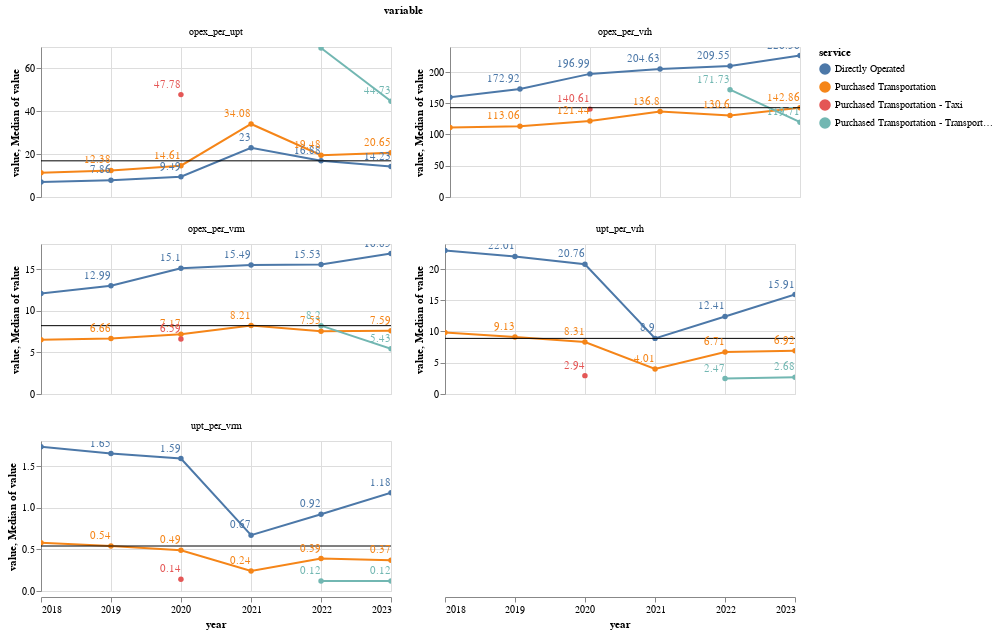

Here is the notebook cell this chart was saved with:
### Markdown cell above
### By Type of Service

### Code cell
make_line(
    by_tos_long,
    x_col="year:T",
    y_col="value",
    facet="variable:N",
    color="service:N",
    chart_title="New Performance Metrics per Type of Service",
    ind_axis=True,
)

### Figure 1 — Vega-Lite specification as saved in the notebook (floating-point values rounded to 4 significant figures)
{"config": {"view": {"continuousWidth": 300, "continuousHeight": 300}}, "data": {"name": "data-0292462e9180d0ff0cf17de82a2a1536"}, "facet": {"field": "variable", "type": "nominal"}, "spec": {"layer": [{"mark": {"type": "line", "point": true}, "encoding": {"color": {"field": "service", "type": "nominal"}, "tooltip": [{"field": "year", "type": "temporal"}, {"field": "value", "type": "quantitative"}, {"field": "service", "type": "nominal"}], "x": {"field": "year", "type": "temporal"}, "y": {"field": "value", "type": "quantitative"}}, "name": "view_3", "title": "New Performance Metrics per Type of Service"}, {"mark": {"type": "rule"}, "encoding": {"y": {"aggregate": "median", "field": "value", "type": "quantitative"}}}, {"mark": {"type": "text", "align": "right", "dy": -10}, "encoding": {"color": {"field": "service", "type": "nominal"}, "text": {"field": "value", "type": "quantitative"}, "x": {"field": "year", "type": "temporal"}, "y": {"field": "value", "type": "quantitative"}}}], "height": 150, "width": 350}, "columns": 2, "params": [{"name": "param_3", "select": {"type": "interval", "encodings": ["x", "y"]}, "bind": "scales", "views": ["view_3"]}], "resolve": {"scale": {"y": "independent"}}, "$schema": "https://vega.github.io/schema/vega-lite/v5.20.1.json", "datasets": {"data-0292462e9180d0ff0cf17de82a2a1536": [{"service": "Directly Operated", "RTPA": "Sacramento Area Council of Governments", "year": "2018", "variable": "opex_per_vrh", "value": 159.7}, {"service": "Directly Operated", "RTPA": "Sacramento Area Council of Governments", "year": "2019", "variable": "opex_per_vrh", "value": 172.9}, {"service": "Directly Operated", "RTPA": "Sacramento Area Council of Governments", "year": "2020", "variable": "opex_per_vrh", "value": 197.0}, {"service": "Directly Operated", "RTPA": "Sacramento Area Council of Governments", "year": "2021", "variable": "opex_per_vrh", "value": 204.6}, {"service": "Directly Operated", "RTPA": "Sacramento Area Council of Governments", "year": "2022", "variable": "opex_per_vrh", "value": 209.6}, {"service": "Directly Operated", "RTPA": "Sacramento Area Council of Governments", "year": "2023", "variable": "opex_per_vrh", "value": 226.4}, {"service": "Purchased Transportation", "RTPA": "Sacramento Area Council of Governments", "year": "2018", "variable": "opex_per_vrh", "value": 111.1}, {"service": "Purchased Transportation", "RTPA": "Sacramento Area Council of Governments", "year": "2019", "variable": "opex_per_vrh", "value": 113.1}, {"service": "Purchased Transportation", "RTPA": "Sacramento Area Council of Governments", "year": "2020", "variable": "opex_per_vrh", "value": 121.4}, {"service": "Purchased Transportation", "RTPA": "Sacramento Area Council of Governments", "year": "2021", "variable": "opex_per_vrh", "value": 136.8}, {"service": "Purchased Transportation", "RTPA": "Sacramento Area Council of Governments", "year": "2022", "variable": "opex_per_vrh", "value": 130.6}, {"service": "Purchased Transportation", "RTPA": "Sacramento Area Council of Governments", "year": "2023", "variable": "opex_per_vrh", "value": 142.9}, {"service": "Purchased Transportation - Taxi", "RTPA": "Sacramento Area Council of Governments", "year": "2020", "variable": "opex_per_vrh", "value": 140.6}, {"service": "Purchased Transportation - Transportation Network Company", "RTPA": "Sacramento Area Council of Governments", "year": "2022", "variable": "opex_per_vrh", "value": 171.7}, {"service": "Purchased Transportation - Transportation Network Company", "RTPA": "Sacramento Area Council of Governments", "year": "2023", "variable": "opex_per_vrh", "value": 119.7}, {"service": "Directly Operated", "RTPA": "Sacramento Area Council of Governments", "year": "2018", "variable": "opex_per_vrm", "value": 12.05}, {"service": "Directly Operated", "RTPA": "Sacramento Area Council of Governments", "year": "2019", "variable": "opex_per_vrm", "value": 12.99}, {"service": "Directly Operated", "RTPA": "Sacramento Area Council of Governments", "year": "2020", "variable": "opex_per_vrm", "value": 15.1}, {"service": "Directly Operated", "RTPA": "Sacramento Area Council of Governments", "year": "2021", "variable": "opex_per_vrm", "value": 15.49}, {"service": "Directly Operated", "RTPA": "Sacramento Area Council of Governments", "year": "2022", "variable": "opex_per_vrm", "value": 15.53}, {"service": "Directly Operated", "RTPA": "Sacramento Area Council of Governments", "year": "2023", "variable": "opex_per_vrm", "value": 16.85}, {"service": "Purchased Transportation", "RTPA": "Sacramento Area Council of Governments", "year": "2018", "variable": "opex_per_vrm", "value": 6.5}, {"service": "Purchased Transportation", "RTPA": "Sacramento Area Council of Governments", "year": "2019", "variable": "opex_per_vrm", "value": 6.66}, {"service": "Purchased Transportation", "RTPA": "Sacramento Area Council of Governments", "year": "2020", "variable": "opex_per_vrm", "value": 7.17}, {"service": "Purchased Transportation", "RTPA": "Sacramento Area Council of Governments", "year": "2021", "variable": "opex_per_vrm", "value": 8.21}, {"service": "Purchased Transportation", "RTPA": "Sacramento Area Council of Governments", "year": "2022", "variable": "opex_per_vrm", "value": 7.53}, {"service": "Purchased Transportation", "RTPA": "Sacramento Area Council of Governments", "year": "2023", "variable": "opex_per_vrm", "value": 7.59}, {"service": "Purchased Transportation - Taxi", "RTPA": "Sacramento Area Council of Governments", "year": "2020", "variable": "opex_per_vrm", "value": 6.59}, {"service": "Purchased Transportation - Transportation Network Company", "RTPA": "Sacramento Area Council of Governments", "year": "2022", "variable": "opex_per_vrm", "value": 8.2}, {"service": "Purchased Transportation - Transportation Network Company", "RTPA": "Sacramento Area Council of Governments", "year": "2023", "variable": "opex_per_vrm", "value": 5.43}, {"service": "Directly Operated", "RTPA": "Sacramento Area Council of Governments", "year": "2018", "variable": "upt_per_vrh", "value": 22.97}, {"service": "Directly Operated", "RTPA": "Sacramento Area Council of Governments", "year": "2019", "variable": "upt_per_vrh", "value": 22.01}, {"service": "Directly Operated", "RTPA": "Sacramento Area Council of Governments", "year": "2020", "variable": "upt_per_vrh", "value": 20.76}, {"service": "Directly Operated", "RTPA": "Sacramento Area Council of Governments", "year": "2021", "variable": "upt_per_vrh", "value": 8.9}, {"service": "Directly Operated", "RTPA": "Sacramento Area Council of Governments", "year": "2022", "variable": "upt_per_vrh", "value": 12.41}, {"service": "Directly Operated", "RTPA": "Sacramento Area Council of Governments", "year": "2023", "variable": "upt_per_vrh", "value": 15.91}, {"service": "Purchased Transportation", "RTPA": "Sacramento Area Council of Governments", "year": "2018", "variable": "upt_per_vrh", "value": 9.85}, {"service": "Purchased Transportation", "RTPA": "Sacramento Area Council of Governments", "year": "2019", "variable": "upt_per_vrh", "value": 9.13}, {"service": "Purchased Transportation", "RTPA": "Sacramento Area Council of Governments", "year": "2020", "variable": "upt_per_vrh", "value": 8.31}, {"service": "Purchased Transportation", "RTPA": "Sacramento Area Council of Governments", "year": "2021", "variable": "upt_per_vrh", "value": 4.01}, {"service": "Purchased Transportation", "RTPA": "Sacramento Area Council of Governments", "year": "2022", "variable": "upt_per_vrh", "value": 6.71}, {"service": "Purchased Transportation", "RTPA": "Sacramento Area Council of Governments", "year": "2023", "variable": "upt_per_vrh", "value": 6.92}, {"service": "Purchased Transportation - Taxi", "RTPA": "Sacramento Area Council of Governments", "year": "2020", "variable": "upt_per_vrh", "value": 2.94}, {"service": "Purchased Transportation - Transportation Network Company", "RTPA": "Sacramento Area Council of Governments", "year": "2022", "variable": "upt_per_vrh", "value": 2.47}, {"service": "Purchased Transportation - Transportation Network Company", "RTPA": "Sacramento Area Council of Governments", "year": "2023", "variable": "upt_per_vrh", "value": 2.68}, {"service": "Directly Operated", "RTPA": "Sacramento Area Council of Governments", "year": "2018", "variable": "upt_per_vrm", "value": 1.73}, {"service": "Directly Operated", "RTPA": "Sacramento Area Council of Governments", "year": "2019", "variable": "upt_per_vrm", "value": 1.65}, {"service": "Directly Operated", "RTPA": "Sacramento Area Council of Governments", "year": "2020", "variable": "upt_per_vrm", "value": 1.59}, {"service": "Directly Operated", "RTPA": "Sacramento Area Council of Governments", "year": "2021", "variable": "upt_per_vrm", "value": 0.67}, {"service": "Directly Operated", "RTPA": "Sacramento Area Council of Governments", "year": "2022", "variable": "upt_per_vrm", "value": 0.92}, {"service": "Directly Operated", "RTPA": "Sacramento Area Council of Governments", "year": "2023", "variable": "upt_per_vrm", "value": 1.18}, {"service": "Purchased Transportation", "RTPA": "Sacramento Area Council of Governments", "year": "2018", "variable": "upt_per_vrm", "value": 0.58}, {"service": "Purchased Transportation", "RTPA": "Sacramento Area Council of Governments", "year": "2019", "variable": "upt_per_vrm", "value": 0.54}, {"service": "Purchased Transportation", "RTPA": "Sacramento Area Council of Governments", "year": "2020", "variable": "upt_per_vrm", "value": 0.49}, {"service": "Purchased Transportation", "RTPA": "Sacramento Area Council of Governments", "year": "2021", "variable": "upt_per_vrm", "value": 0.24}, {"service": "Purchased Transportation", "RTPA": "Sacramento Area Council of Governments", "year": "2022", "variable": "upt_per_vrm", "value": 0.39}, {"service": "Purchased Transportation", "RTPA": "Sacramento Area Council of Governments", "year": "2023", "variable": "upt_per_vrm", "value": 0.37}, {"service": "Purchased Transportation - Taxi", "RTPA": "Sacramento Area Council of Governments", "year": "2020", "variable": "upt_per_vrm", "value": 0.14}, {"service": "Purchased Transportation - Transportation Network Company", "RTPA": "Sacramento Area Council of Governments", "year": "2022", "variable": "upt_per_vrm", "value": 0.12}, {"service": "Purchased Transportation - Transportation Network Company", "RTPA": "Sacramento Area Council of Governments", "year": "2023", "variable": "upt_per_vrm", "value": 0.12}, {"service": "Directly Operated", "RTPA": "Sacramento Area Council of Governments", "year": "2018", "variable": "opex_per_upt", "value": 6.95}, {"service": "Directly Operated", "RTPA": "Sacramento Area Council of Governments", "year": "2019", "variable": "opex_per_upt", "value": 7.86}, {"service": "Directly Operated", "RTPA": "Sacramento Area Council of Governments", "year": "2020", "variable": "opex_per_upt", "value": 9.49}, {"service": "Directly Operated", "RTPA": "Sacramento Area Council of Governments", "year": "2021", "variable": "opex_per_upt", "value": 23.0}, {"service": "Directly Operated", "RTPA": "Sacramento Area Council of Governments", "year": "2022", "variable": "opex_per_upt", "value": 16.88}, {"service": "Directly Operated", "RTPA": "Sacramento Area Council of Governments", "year": "2023", "variable": "opex_per_upt", "value": 14.23}, {"service": "Purchased Transportation", "RTPA": "Sacramento Area Council of Governments", "year": "2018", "variable": "opex_per_upt", "value": 11.28}, {"service": "Purchased Transportation", "RTPA": "Sacramento Area Council of Governments", "year": "2019", "variable": "opex_per_upt", "value": 12.38}, {"service": "Purchased Transportation", "RTPA": "Sacramento Area Council of Governments", "year": "2020", "variable": "opex_per_upt", "value": 14.61}, {"service": "Purchased Transportation", "RTPA": "Sacramento Area Council of Governments", "year": "2021", "variable": "opex_per_upt", "value": 34.08}, {"service": "Purchased Transportation", "RTPA": "Sacramento Area Council of Governments", "year": "2022", "variable": "opex_per_upt", "value": 19.48}, {"service": "Purchased Transportation", "RTPA": "Sacramento Area Council of Governments", "year": "2023", "variable": "opex_per_upt", "value": 20.65}, {"service": "Purchased Transportation - Taxi", "RTPA": "Sacramento Area Council of Governments", "year": "2020", "variable": "opex_per_upt", "value": 47.78}, {"service": "Purchased Transportation - Transportation Network Company", "RTPA": "Sacramento Area Council of Governments", "year": "2022", "variable": "opex_per_upt", "value": 69.52}, {"service": "Purchased Transportation - Transportation Network Company", "RTPA": "Sacramento Area Council of Governments", "year": "2023", "variable": "opex_per_upt", "value": 44.73}]}}
